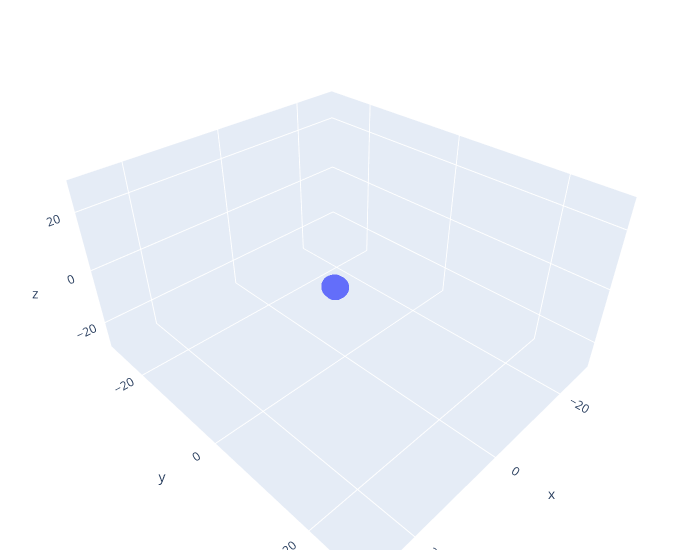
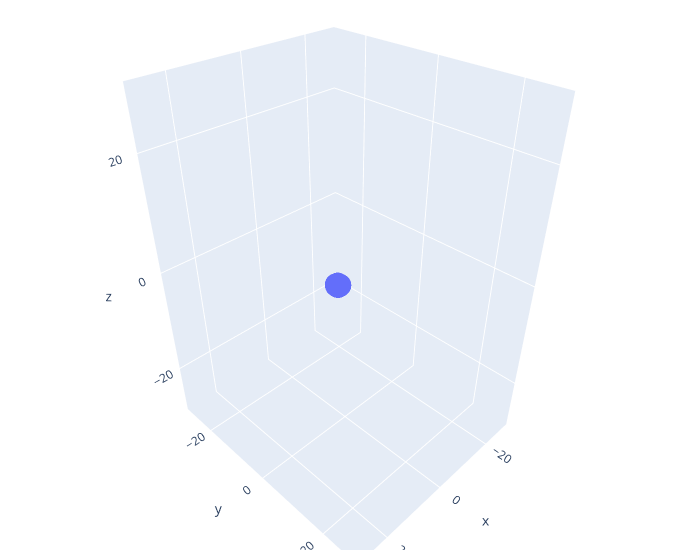

The code cell stored with these charts, in order, in its notebook:
### Code cell
draw_all_gyroscope()

### Figure 1 — Plotly figure (JSON) as saved in the notebook; plotly's stock layout.template omitted (floating-point values rounded to 4 significant figures; data arrays with more than 128 entries replaced by an {"elided": "..."} marker saying what was removed)
{"data": [{"name": "data in 3D", "opacity": 0.5, "type": "scatter3d", "x": {"elided": "291 float values"}, "y": {"elided": "291 float values"}, "z": {"elided": "291 float values"}}], "layout": {"margin": {"b": 10, "l": 10, "r": 20, "t": 10}, "scene": {"xaxis": {"nticks": 4, "range": [-30, 30]}, "yaxis": {"nticks": 4, "range": [-30, 30]}, "zaxis": {"nticks": 4, "range": [-30, 30]}}, "width": 700}}

### Figure 2 — Plotly figure (JSON) as saved in the notebook; plotly's stock layout.template omitted (floating-point values rounded to 4 significant figures; data arrays with more than 128 entries replaced by an {"elided": "..."} marker saying what was removed)
{"data": [{"name": "data in 3D", "opacity": 0.5, "type": "scatter3d", "x": {"elided": "291 float values"}, "y": {"elided": "291 float values"}, "z": {"elided": "291 int values"}}], "layout": {"margin": {"b": 10, "l": 10, "r": 20, "t": 10}, "scene": {"xaxis": {"nticks": 4, "range": [-30, 30]}, "yaxis": {"nticks": 4, "range": [-30, 30]}, "zaxis": {"nticks": 4, "range": [-30, 30]}}, "width": 700}}
